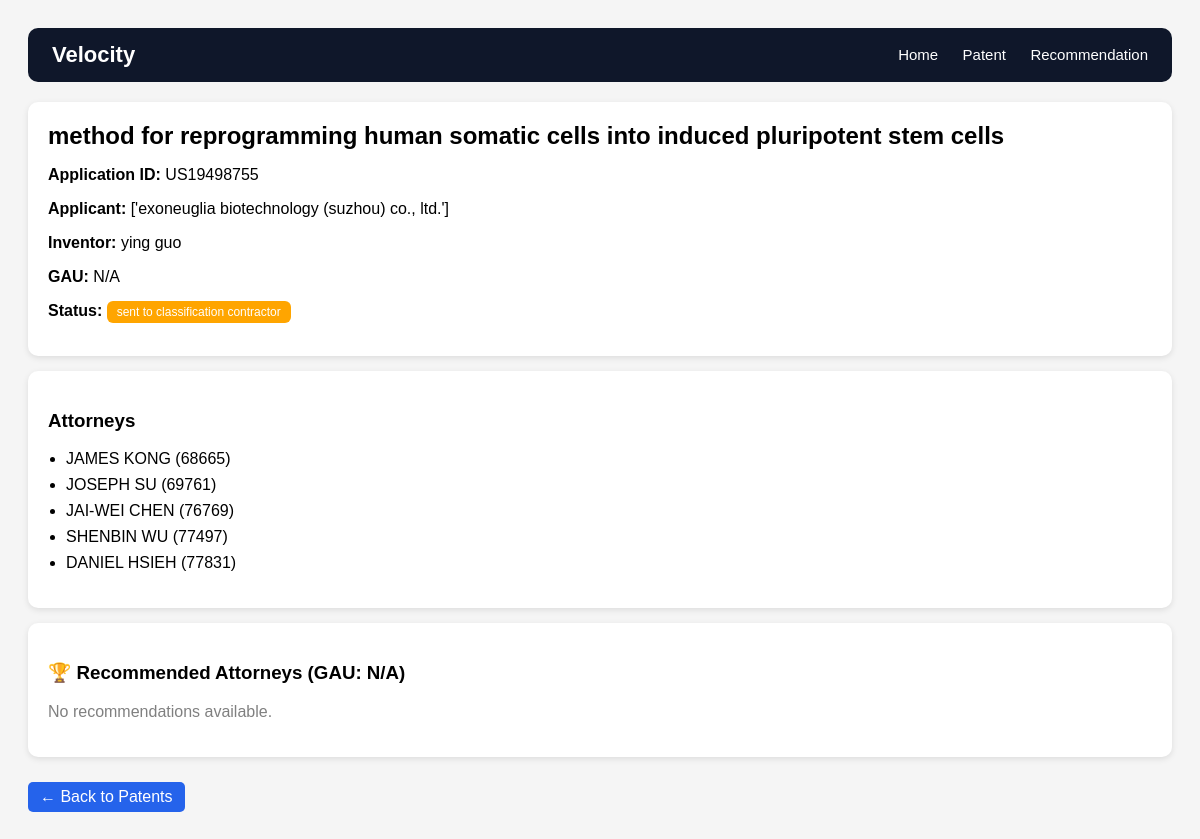
The page /patents/US19498755/ on the database its author committed.
### core/models.py (models this page shows, shortened)
class Patent(models.Model):
    application_id = models.CharField(max_length=50, primary_key=True)
    title = models.TextField(blank=True, null=True)
    applicant_name = models.CharField(max_length=255, blank=True, null=True)
    inventor_name = models.CharField(max_length=255, blank=True, null=True)
    gau = models.CharField(max_length=20, blank=True, null=True)
    status = models.CharField(max_length=255, blank=True, null=True)

class Attorney(models.Model):
    registration_no = models.CharField(max_length=50, primary_key=True)
    name = models.CharField(max_length=255)

### core/views.py (the view)
# urls.py: path("patents/<str:application_id>/", patent_detail, name="patent-detail"),
def patent_detail(request, application_id):
    patent = Patent.objects.get(application_id=application_id)
    attorneys = [
        pa.attorney for pa in patent.attorneys_map.select_related("attorney")
    ]
    recommendations = []
    if patent.gau:
        recommendations = Recommendation.objects.filter(
            gau=patent.gau
        ).select_related("attorney").order_by("-success_rate")[:5]
    return render(request, "core/patent_detail.html", {
        "patent": patent,
        "attorneys": attorneys,
        "recommendations": recommendations
    })

### core/templates/core/patent_detail.html (shortened to what this page needs)
<!DOCTYPE html>
<html>
<head>
</head>
<body>
<div class="navbar">
    <div class="logo">Velocity</div>
    <div class="nav-links">
        <a href="/">Home</a>
        <a href="/patents/">Patent</a>
        <a href="/recommendations/">Recommendation</a>
    </div>
</div>
<div class="card">
    <div class="title">
        {{ patent.title|default:"No Title Available" }}
    </div>
    <p><b>Application ID:</b> {{ patent.application_id }}</p>
    <p><b>Applicant:</b> {{ patent.applicant_name|default:"N/A" }}</p>
    <p><b>Inventor:</b> {{ patent.inventor_name|default:"N/A" }}</p>
    <p><b>GAU:</b> {{ patent.gau|default:"N/A" }}</p>
    <p>
        <b>Status:</b>
        <span class="badge
            {% if 'grant' in patent.status|lower %}success
            {% elif 'reject' in patent.status|lower %}danger
            {% else %}pending{% endif %}
        ">
            {{ patent.status|default:"N/A" }}
        </span>
    </p>
</div>
<div class="card">
    <h3>Attorneys</h3>
    {% if attorneys %}
        <ul>
            {% for a in attorneys %}
                <li>
                    {{ a.name }} ({{ a.registration_no }})
                </li>
            {% endfor %}
        </ul>
    {% else %}
        <p class="empty">No attorneys found.</p>
    {% endif %}
</div>
<div class="card">
    <h3>🏆 Recommended Attorneys (GAU: {{ patent.gau|default:"N/A" }})</h3>
    {% if recommendations %}
        <ul>
            {% for r in recommendations %}
                <li>
                    <span class="rec-name">
                        {{ r.attorney.name }} ({{ r.attorney.registration_no }})
                    </span>
                    <br>
                    <span class="rec-meta">
                        Success: {{ r.success_rate }}% |
                        Total: {{ r.total_cases }} |
                        Approved: {{ r.approved }} |
                        Rejected: {{ r.rejected }}
                    </span>
                </li>
            {% endfor %}
        </ul>
    {% else %}
        <p class="empty">No recommendations available.</p>
    {% endif %}
</div>
<a href="/patents/" class="btn">← Back to Patents</a>
</body>
</html>

### core/templates/core/patent_detail.html (style rules this page uses)
body { font-family: Arial; background: #f5f5f5; padding: 20px; }
.navbar { display: flex; justify-content: space-between; align-items: center; background: #0f172a; padding: 14px 24px; color: white; border-radius: 10px; margin-bottom: 20px; }
.logo { font-size: 22px; font-weight: bold; }
.nav-links a { color: white; text-decoration: none; margin-left: 20px; font-size: 15px; }
.card { background: white; padding: 20px; border-radius: 10px; margin-bottom: 15px; box-shadow: 0 2px 6px rgba(0,0,0,0.1); }
.title { font-size: 24px; font-weight: bold; margin-bottom: 15px; }
.badge { padding: 4px 10px; border-radius: 6px; color: white; font-size: 12px; }
.pending { background: orange; }
ul { padding-left: 18px; }
li { margin-bottom: 8px; }
.empty { color: gray; }
.btn { display: inline-block; margin-top: 10px; padding: 6px 12px; background: #2563eb; color: white; text-decoration: none; border-radius: 5px; }

### rows shown on the page
Patent: title "method for reprogramming human somatic cells into induced pluripotent stem cells", application_id "US19498755", applicant_name "['exoneuglia biotechnology (suzhou) co., ltd.']", inventor_name "ying guo", gau "N/A", status "sent to classification contractor"
Attorney: name "JAMES KONG", registration_no "68665"
Attorney: name "JOSEPH SU", registration_no "69761"
Attorney: name "JAI-WEI CHEN", registration_no "76769"
Attorney: name "SHENBIN WU", registration_no "77497"
Attorney: name "DANIEL HSIEH", registration_no "77831"
